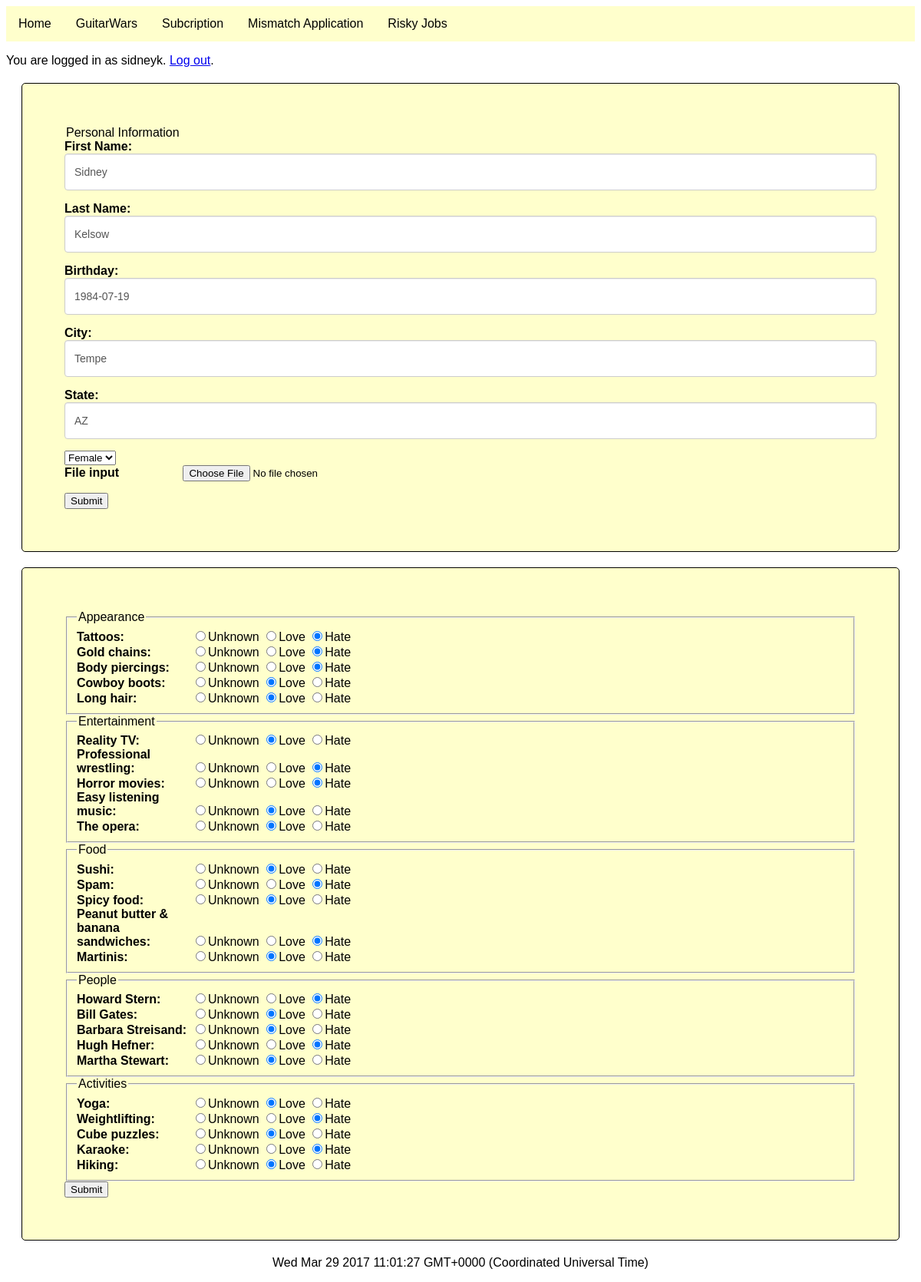
The page /MisMatchApp/editprofile.php (signed in) on the database its author committed.
### tables this page shows
CREATE TABLE `mismatch_user` (
  `user_id` int(11) NOT NULL,
  `username` varchar(32) DEFAULT NULL,
  `password` varchar(40) DEFAULT NULL,
  `join_date` datetime DEFAULT NULL,
  `first_name` varchar(32) DEFAULT NULL,
  `last_name` varchar(32) DEFAULT NULL,
  `gender` varchar(1) DEFAULT NULL,
  `birthdate` date DEFAULT NULL,
  `city` varchar(32) DEFAULT NULL,
  `state` varchar(2) DEFAULT NULL,
  `picture` varchar(32) DEFAULT NULL
);

CREATE TABLE `mismatch_response` (
  `response_id` int(11) NOT NULL,
  `user_id` int(11) DEFAULT NULL,
  `topic_id` int(11) DEFAULT NULL,
  `response` tinyint(4) DEFAULT NULL
);

### MisMatchApp/editprofile.php (the view, shortened to what this page needs)
    <?php
            require_once '../Header.php';
            if (!isset($_SESSION['user_id'])) {
                echo '<p>Please <a href="../userlogin.php">log in</a> to access this page.</p>';
                exit();
            }
            else {
                echo('<p>You are logged in as ' . $_SESSION['user'] . '. <a href="../logout.php">Log out</a>.</p>');
            }
            $dbc = mysqli_connect(DB_HOST, DB_USER, DB_USER_PASSWORD, DB_HOST_DATA) or die(mysqli_errno());
            if (isset($_POST['update'])){
               $username = mysqli_real_escape_string($dbc, trim($_POST['username']));
               $firstname = mysqli_real_escape_string($dbc, trim($_POST['firstname']));
               $lastname = mysqli_real_escape_string($dbc, trim($_POST['lastname']));
               $gender = mysqli_real_escape_string($dbc, trim($_POST['gender']));
               $birthday = mysqli_real_escape_string($dbc, trim($_POST['birthday']));
               $city = mysqli_real_escape_string($dbc, trim($_POST['city']));
               $state = mysqli_real_escape_string($dbc, trim($_POST['state']));
               $oldpic = mysqli_real_escape_string($dbc, trim($_POST['oldpic']));
               $newpic = mysqli_real_escape_string($dbc, trim($_FILES['newpic']['name']));
               $newpicsize = $_FILES['newpic']['size'];
               $newpictype = $_FILES['newpic']['type'];
               $error = false;
               list($newpic_height,$newpic_width) = getimagesize($_FILES['newpic']['tmp_name']);
            if (!empty($newpic)){
                if (($newpictype == 'image/gif') || ($newpictype == 'image/jpeg') || ($newpictype == 'image/png') ||
                    ($newpictype == 'image/pjeg') && ($newpicsize <=GW_MAX_FILE_SIZE) && ($newpicsize>0)
                    && ($newpic_height<=MM_height) && ($newpic_width<=MM_width)){
                    if ($_FILES['file']['error']==0)
                        $target = GW_UPLOADPATH2.basename($newpic);
                        if (move_uploaded_file($_FILES['newpic']['tmp_name'], $target)){
                            if(!empty($oldpic) && $oldpic != $newpic){
                                @unlink(GW_UPLOADPATH2.$oldpic);
                            }
                          else {
                                $error=TRUE;
                                @unlink($_FILES['newpic']['tmp_name']);
                                echo 'Sorry we encountered an error when uploading your new pic';
                            }
                        }
                    }
                          else {
                                @unlink($_FILES['new_picture']['tmp_name']);
                                $error = TRUE;
                                echo '<p class="error">Your picture must be a GIF, JPEG, or PNG image file no greater than ' . (MM_MAXFILESIZE / 1024) .
                                ' KB and ' . MM_width . 'x' . MM_height . ' pixels in size.</p>';
                          }
            }
            if (!$error) {
                if ( !empty($firstname) && !empty($lastname) && !empty($gender) &&
                        !empty($birthday) &&  !empty($city) && !empty($state)){
                if (!empty($newpic)) {
                    $updatedata = "UPDATE mismatch_user SET first_name='$firstname', last_name='$lastname', gender='$gender', birthdate='$birthday', city='$city', state='$state', picture='$newpic' WHERE user_id='".$_SESSION['user_id']."'";
                }
                else {
                    $updatedata = "UPDATE mismatch_user SET first_name='$firstname', last_name='$lastname', gender='$gender', birthdate='$birthday', city='$city', state='$state' WHERE user_id='".$_SESSION['user_id']."'";
                }
                    $querydata = mysqli_query($dbc, $updatedata) or die(mysqli_error());
                    echo '<p>Your profile has been successfully updated. Would you like to <a href="viewprofile.php">view your profile</a>?</p>';
                    mysqli_close($dbc);
                    exit();
                }
                else {
                    echo '<p>You must enter all of the profile data (the picture is optional).</p>';
                }
            }
         }
         else {
            $query = "SELECT first_name, last_name, gender, birthdate, city, state, picture FROM mismatch_user WHERE user_id = '" . $_SESSION['user_id'] . "'";
            $data = mysqli_query($dbc, $query);
            $row = mysqli_fetch_array($data);
            if ($row != NULL){
               $firstname = $row['first_name'];
               $lastname = $row['last_name'];
               $gender = $row['gender'];
               $birthday = $row['birthdate'];
               $city = $row['city'];
               $state = $row['state'];
            }
            else {
               echo 'There was a problem in retrieving all your data';
            }
         }
        ?>
    <form enctype="multipart/form-data" method="post" action=<?php $_SERVER['PHP_SELF'];?>>
            <legend>Personal Information</legend>
                <div class="form-group">
                    <label for="firtsname">First Name:</label>
                    <input type="text" class="form-control" name="firstname" value=<?php if (!empty($firstname)) echo $firstname; ?>>
                </div>
                <div class="form-group">
                    <label for="lastname">Last Name:</label>
                    <input type="text" class="form-control" name="lastname" value=<?php if (!empty($lastname)) echo $lastname; ?>>
                </div>
                <div class="form-group">
                    <label for="birthday">Birthday:</label>
                    <input type="text" class="form-control" name="birthday" value=<?php if (!empty($birthday)) echo $birthday; ?>>
                </div>
                <div class="form-group">
                    <label for="city">City:</label>
                    <input type="text" class="form-control" name="city" value=<?php if (!empty($city)) echo $city; ?>>
                </div>
                <div class="form-group">
                    <label for="state">State:</label>
                    <input type="text" class="form-control" name="state" value=<?php if (!empty($state)) echo $state; ?>>
                </div>
                <select id="gender" name="gender">
                <option value="F" <?php if (!empty($gender) && $gender == 'F') echo 'selected = "selected"'; ?>>Female</option>
                </select><br />
                <div class="form-group">
                <label for="newpic">File input</label>
                <input type="file" id="newpic" name="newpic">
                </div>
                <input type="submit" name="update" class="btn btn-default" value="Submit">
    </form>
<?php
        $dbc = mysqli_connect(DB_HOST, DB_USER, DB_USER_PASSWORD, DB_HOST_DATA) or die(mysqli_error());
        $query = 'SELECT response_id, topic_id, response FROM mismatch_response WHERE user_id="'.$_SESSION['user_id'].'"';
        $data = mysqli_query($dbc, $query) or die('Did not select all the data');
        $responsedata = array();
            while($row = mysqli_fetch_array($data)){
                        $query2 = 'SELECT name, category_id FROM mismatch_topic WHERE topic_id="'.$row['topic_id'].'"';
                        $data2 = mysqli_query($dbc, $query2) or die ('Didnt Select the topics');
                    if (mysqli_num_rows($data2)==1){
                        $row2 = mysqli_fetch_array($data2);
                        $row['topic_name']  =   $row2['name'];
                        $query3 ='SELECT name FROM mismatch_category WHERE category_id='.$row2['category_id'].'';
                        $data3 = mysqli_query($dbc, $query3) or die ('Didnt Select the categories');
                    if (mysqli_num_rows($data3)==1) {
                        $row3 = mysqli_fetch_array($data3);
                        $row['category_name'] = $row3['name'];
                        array_push($responsedata, $row);
                    }
                }
            }
                echo '<form method="post" action="'.$_SERVER['PHP_SELF'].'">';
                        $category = $responsedata[0]['category_name'];
                        echo '<fieldset><legend>' . $responsedata[0]['category_name'] . '</legend>';
                        foreach ($responsedata as $response) {
                            if ($category != $response['category_name']){
                                $category = $response['category_name'];
                                echo '</fieldset><fieldset><legend>' . $response['category_name'] . '</legend>';
                            }
                            echo '<label  for="' . $response['response_id'] . '">' . $response['topic_name'] . ':</label>';
                                echo '<input type="radio" id="' . $response['response_id'] . '" name="' . $response['response_id'] . '" value="0" ' . ($response['response'] == 0 ? 'checked="checked"' : '') . ' />Unknown ';
                                echo '<input type="radio" id="' . $response['response_id'] . '" name="' . $response['response_id'] . '" value="1" ' . ($response['response'] == 1 ? 'checked="checked"' : '') . ' />Love ';
                                echo '<input type="radio" id="' . $response['response_id'] . '" name="' . $response['response_id'] . '" value="2" ' . ($response['response'] == 2 ? 'checked="checked"' : '') . ' />Hate<br />';
                     }
                            echo '</fieldset>';
                            echo '<input type="submit" value="Submit" name="submit" /><br  />';
                            echo '</form>';
                require_once '../Footer.php';
?>

### css/main.css (style rules this page uses)
* { font-family: arial; }
form { border: solid 1px black; background-color: #FFFFCC; width:auto; border-radius: 5px; padding: 55px; margin: 20px; }
.form-control { display: block; width: 100%; height: 34px; padding: 6px 12px; font-size: 14px; line-height: 1.42857143; color: #555; background-color: #fff; background-image: none; border: 1px solid #ccc; border-radius: 4px; -webkit-box-shadow: inset 0 1px 1px rgba(0, 0, 0, .075); box-shadow: inset 0 1px 1px rgba(0, 0, 0, .075); -webkit-transition: border-color ease-in-out .15s, -webkit-box-shadow ease-in-out .15s; -o-transition: border-color ease-in-out .15s, box-shadow ease-in-out .15s; transition: border-color ease-in-out .15s, box-shadow ease-in-out .15s; }
.form-group { margin-bottom: 15px; }
form label { display: inline-block; width: 150px; font-weight: bold; }

### rows shown on the page
mismatch_user: firstname "Sidney", lastname "Kelsow", birthday "1984-07-19", city "Tempe", state "AZ", gender "Female"
mismatch_response: topic_name "Body piercings", response "☐ Body piercings:", response "☑"
mismatch_response: topic_name "Cowboy boots", response "☐ Cowboy boots:", response "☑"
mismatch_response: topic_name "Long hair", response "☐ Long hair:", response "☑"
mismatch_response: category_name "Entertainment", topic_name "Reality TV", response "☐ Reality TV:", response "☑"
mismatch_response: topic_name "Professional wrestling", response "☐ Professional wrestling:", response "☑"
mismatch_response: topic_name "Horror movies", response "☐ Horror movies:", response "☑"
mismatch_response: topic_name "Easy listening music", response "☐ Easy listening music:", response "☑"
mismatch_response: topic_name "The opera", response "☐ The opera:", response "☑"
mismatch_response: category_name "Food", topic_name "Sushi", response "☐ Sushi:", response "☑"
mismatch_response: topic_name "Spam", response "☐ Spam:", response "☑"
mismatch_response: topic_name "Spicy food", response "☐ Spicy food:", response "☑"
mismatch_response: topic_name "Peanut butter & banana sandwiches", response "☐ Peanut butter & banana sandwic", response "☑"
mismatch_response: topic_name "Martinis", response "☐ Martinis:", response "☑"
mismatch_response: category_name "People", topic_name "Howard Stern", response "☐ Howard Stern:", response "☑"
mismatch_response: topic_name "Bill Gates", response "☐ Bill Gates:", response "☑"
mismatch_response: topic_name "Barbara Streisand", response "☐ Barbara Streisand:", response "☑"
mismatch_response: topic_name "Hugh Hefner", response "☐ Hugh Hefner:", response "☑"
mismatch_response: topic_name "Martha Stewart", response "☐ Martha Stewart:", response "☑"
mismatch_response: category_name "Activities", topic_name "Yoga", response "☐ Yoga:", response "☑"
mismatch_response: topic_name "Weightlifting", response "☐ Weightlifting:", response "☑"
mismatch_response: topic_name "Cube puzzles", response "☐ Cube puzzles:", response "☑"
mismatch_response: topic_name "Karaoke", response "☐ Karaoke:", response "☑"
mismatch_response: topic_name "Hiking", response "☐ Hiking:", response "☑"

### other values the page prints
$_SESSION['user'] "sidneyk"
$responsedata[0]['category_name'] "Appearance"
$response['topic_name'] "Tattoos"
$response['topic_name'] "Gold chains"
